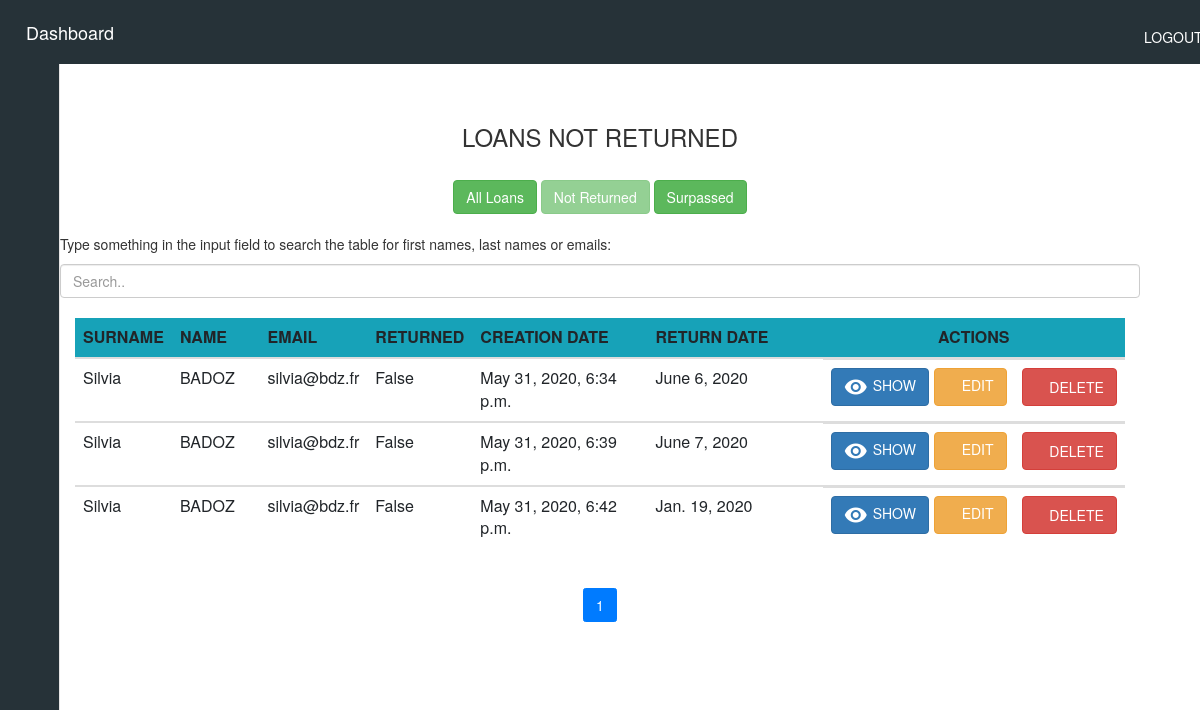
Screenshot of /notReturnedLoan (signed in) with the database file from the repository.
### siteWeb/models.py (models this page shows, shortened)
class Loan(models.Model):
    user = models.ForeignKey(settings.AUTH_USER_MODEL, on_delete=models.CASCADE)
    ordered = models.BooleanField(default=False)
    returned = models.BooleanField(default=False)
    creation_date_loan = models.DateTimeField(default=timezone.now)
    expected_return_date = models.DateField(blank=True, null=True)
    return_date = models.DateField(null=True)
    loaner = models.ForeignKey(Loaner, on_delete=models.CASCADE, blank=False, null=True)
    materials = models.ManyToManyField(LoanMaterial)

class Loaner(models.Model):
    last_name = models.CharField(max_length=255)
    first_name = models.CharField(max_length=255)
    email = models.EmailField(max_length=255, unique=True)
    establishment = models.CharField(max_length=250)
    creation_date = models.DateTimeField(auto_now_add=True)

### siteWeb/views.py (the view)
# urls.py: path('notReturnedLoan', views.notReturnedLoan, name='notReturnedLoan'),
@login_required
def notReturnedLoan(request):
    loan_not_ret = Loan.objects.filter(returned=False, ordered=True)
    paginator_2 = Paginator(loan_not_ret, per_page=5)
    page_number_2 = request.GET.get('page', 1)
    page_obj_2 = paginator_2.get_page(page_number_2)
    return render(request, 'siteWeb/loan_not_returned.html',
                  {'loan_not_ret': page_obj_2.object_list, 'paginator_2': paginator_2,
                   'page_number_2': int(page_number_2)})

### siteWeb/templates/siteWeb/loan_not_returned.html (shortened to what this page needs)
{% include "siteWeb/includes/dashboard.html" %}
{% load static %}
{% load crispy_forms_tags %}
{% block content %}
<head>
</head>
<main>
    {% if user.is_authenticated %}
    <body>
    <div class="container">
        <div class="container-fluid">
            <br>
            <center><h3>LOANS NOT RETURNED</h3></center>
            <br>
            <center>
                <a class="btn btn-success" href="allLoan">All Loans</a>
                <a class="btn btn-success" href="notReturnedLoan" disabled>Not Returned</a>
                <a class="btn btn-success" href="LoanSurpassed" >Surpassed</a>
            </center>
            <br>
            <p>Type something in the input field to search the table for first names, last names or emails:</p>
            <input class="form-control" id="myInput" type="text" placeholder="Search..">
            <br>
            <div class="table-responsive table-body" id="table2">
                <table id="loanTable" class="table container-fluid table-responsive">
                    <thead class="bg-info">
                    <tr>
                        <th scope="col" class="col-md-1">SURNAME</th>
                        <th scope="col" class="col-md-1">NAME</th>
                        <th scope="col" class="col-md-1">EMAIL</th>
                        <th scope="col" class="col-md-1">RETURNED</th>
                        <th scope="col" class="col-md-2">CREATION DATE</th>
                        <th scope="col" class="col-md-2">RETURN DATE</th>
                        <th scope="col" class="col-md-2 text-center">ACTIONS</th>
                    </tr>
                    </thead>
                    {% for loan in loan_not_ret %}
                    <tbody id="myTable">
                    <tr id="loan-{{loan.id}}">
                        <td>{{loan.loaner.last_name}}</td>
                        <td>{{loan.loaner.first_name}}</td>
                        <td>{{loan.loaner.email}}</td>
                        <td>{{loan.returned}}</td>
                        <td>{{loan.creation_date_loan}}</td>
                        <td>{{loan.expected_return_date}}</td>
                        <td class="d-flex">
                            <a href="/loan_id/{{loan.id}}" class="btn btn-primary mr-2 d-flex">
                                <span><i class="material-icons mr-2">remove_red_eye</i></span>SHOW
                            </a>
                            <a href="/edit-loan-summary/{{loan.id}}" class="btn btn-warning mr-2">
                                <span><i class="far fa-edit"></i></span> EDIT
                            </a>
                            <button class="btn btn-danger ml-3" onClick="deleteLoan({{loan.id}})">
                                <span><i class="far fa-trash-alt"></i></span> DELETE
                            </button>
                        </td>
                    </tr>
                    </tbody>
                    {% endfor %}
                </table>
                <center>
                    <ul class="pagination">
                        {% for i in paginator_2.page_range %}
                        <li class="page-item {% if i == page_number_2 %} active {% endif %}">
                            <a class="page-link" href="?page={{ i }}">{{ i }}</a>
                        </li>
                        {% endfor %}
                    </ul>
                </center>
            </div>
            <br>
        </div>
        <br>
    </div>
    </body>
    {% else %}
    <center><p> No Permittion. If you have an account, <a href="/accounts/login">login.</a></p></center>
    {% endif %}
</main>
{% endblock %}

### rows the page displays
Loan: loaner.last_name "Silvia", loaner.first_name "BADOZ", loaner.email "silvia@bdz.fr", returned "False", creation_date_loan "May 31, 2020, 6:34 p.m.", expected_return_date "June 6, 2020"
Loan: loaner.last_name "Silvia", loaner.first_name "BADOZ", loaner.email "silvia@bdz.fr", returned "False", creation_date_loan "May 31, 2020, 6:39 p.m.", expected_return_date "June 7, 2020"
Loan: loaner.last_name "Silvia", loaner.first_name "BADOZ", loaner.email "silvia@bdz.fr", returned "False", creation_date_loan "May 31, 2020, 6:42 p.m.", expected_return_date "Jan. 19, 2020"

### other values shown
{{ i }} "1"
